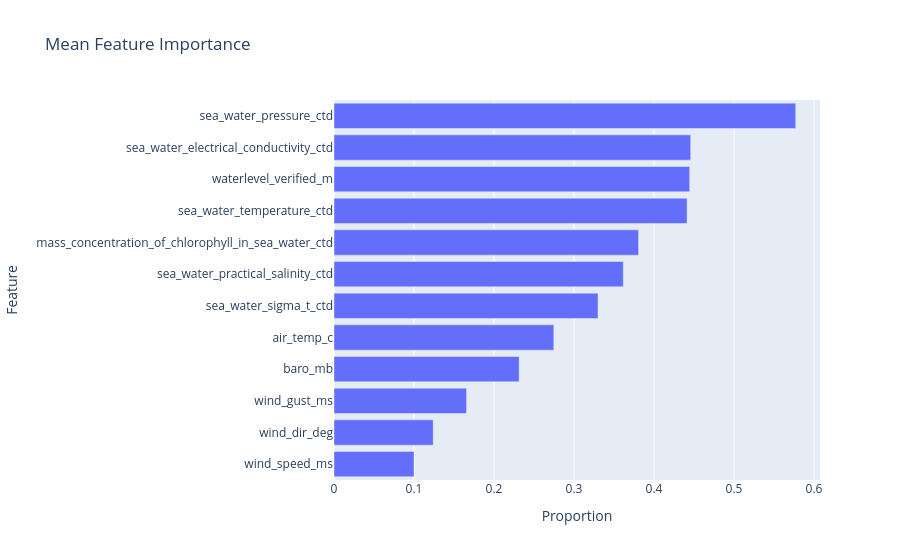

Notebook source saved alongside this figure:
### Code cell
#features importance bar chart
mean_imp = importance_all.groupby("Feature")["Proportion"].mean().sort_values().tail(15)
px.bar(mean_imp, orientation="h", title="Mean Feature Importance",
       labels={"value": "Proportion"}).update_layout(showlegend=False).show()

### Figure 1 — Plotly figure (JSON) as saved in the notebook; plotly's stock layout.template omitted (floating-point values rounded to 4 significant figures)
{"data": [{"hovertemplate": "variable=Proportion<br>Proportion=%{x}<br>Feature=%{y}<extra></extra>", "legendgroup": "Proportion", "marker": {"color": "#636efa", "pattern": {"shape": ""}}, "name": "Proportion", "orientation": "h", "showlegend": true, "textposition": "auto", "type": "bar", "x": [0.1, 0.124, 0.1657, 0.2314, 0.2748, 0.33, 0.3617, 0.3807, 0.4413, 0.4446, 0.4459, 0.5771], "xaxis": "x", "y": ["wind_speed_ms", "wind_dir_deg", "wind_gust_ms", "baro_mb", "air_temp_c", "sea_water_sigma_t_ctd", "sea_water_practical_salinity_ctd", "mass_concentration_of_chlorophyll_in_sea_water_ctd", "sea_water_temperature_ctd", "waterlevel_verified_m", "sea_water_electrical_conductivity_ctd", "sea_water_pressure_ctd"], "yaxis": "y"}], "layout": {"barmode": "relative", "legend": {"title": {"text": "variable"}, "tracegroupgap": 0}, "showlegend": false, "title": {"text": "Mean Feature Importance"}, "xaxis": {"anchor": "y", "domain": [0, 1], "title": {"text": "Proportion"}}, "yaxis": {"anchor": "x", "domain": [0, 1], "title": {"text": "Feature"}}}}
